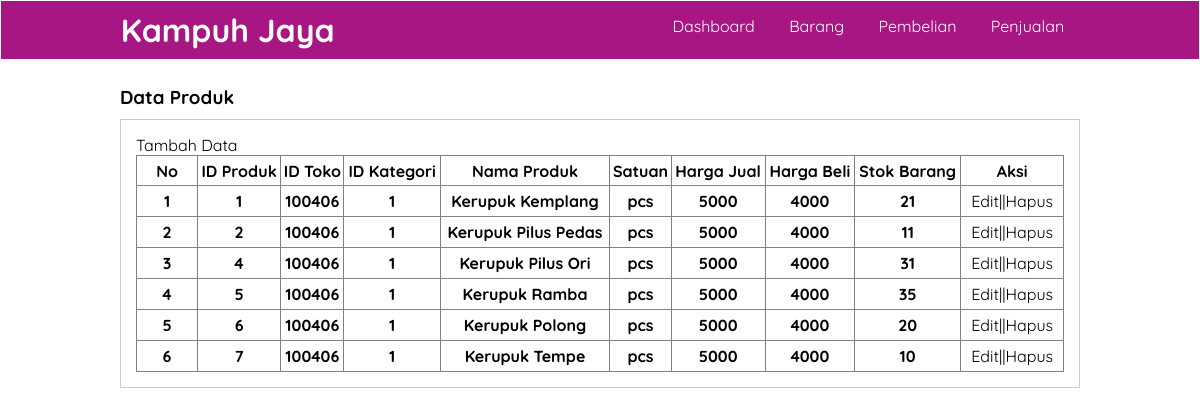
The page /user/data_barang.php (signed in) on the database its author committed.
### tables this page shows
CREATE TABLE `produk` (
  `id_produk` int(11) NOT NULL,
  `id_toko` int(11) NOT NULL,
  `nama_produk` varchar(100) NOT NULL,
  `id_kategori` int(11) NOT NULL,
  `satuan` varchar(50) NOT NULL,
  `harga_beli` int(11) NOT NULL,
  `harga_jual` int(11) NOT NULL,
  `stok` varchar(225) NOT NULL,
  `created_at` timestamp NOT NULL DEFAULT current_timestamp() ON UPDATE current_timestamp()
);

### user/data_barang.php (the view, shortened to what this page needs)
<?php
    include "koneksi.php";
    $query = mysqli_query($conn,'SELECT * FROM produk');
?>
<!DOCTYPE html>
<html lang="en">
<head>
    <link rel="stylesheet" href="dekorasi.css">
</head>
<body>
    <header>
        <div class="container">
        <h1><a href="dashboard.php">Kampuh Jaya</a></h1>
        <ul>
            <li><a href="index.php">Dashboard</a></li>
            <li><a href="data_barang.php">Barang</a></li>
            <li><a href="pembelian.php">Pembelian</a></li>
            <li><a href="penjualan.php">Penjualan</a></li>
        </ul>
        </div>
    </header>
    <div class="section">
        <div class="container">
            <h3>Data Produk</h3>
            <div class="box">
                <p><a href="tambah-produk.php">Tambah Data</a></p>
                <table border="1" cellspacing="0" class="table">
                    <thead>
                        <tr>
                            <th width="60px">No</th>
                            <th>ID Produk</th>
                            <th>ID Toko</th>
                            <th>ID Kategori</th>
                            <th>Nama Produk</th>
                            <th>Satuan</th>
                            <th>Harga Jual</th>
                            <th>Harga Beli</th>
                            <th>Stok Barang</th>
                            <th width="100px">Aksi</th>
                        </tr>
                    </thead>
                    <tbody>
                    <?php
                    $no = 1;
                    while($data_barang = mysqli_fetch_assoc($query)):?>
                        <tr>
                        <th><?php echo $no++ ?></th>
                        <th><?php echo $data_barang["id_produk"] ?></th>
                        <th><?php echo $data_barang["id_toko"] ?></th>
                        <th><?php echo $data_barang["id_kategori"] ?></th>
                        <th><?php echo $data_barang["nama_produk"] ?></th>
                        <th><?php echo $data_barang["satuan"] ?></th>
                        <th><?php echo $data_barang["harga_jual"] ?></th>
                        <th><?php echo $data_barang["harga_beli"] ?></th>
                        <th><?php echo $data_barang["stok"]?></th>
                        <td>
                                <a href="./proses/edit_barang.php?id_produk=<?php echo $data_barang['id_produk'] ?>">Edit</a>||<a href="./proses/hapus_barang.php?id=<?php echo $data_barang['id_produk'] ?>" onclick="return confirm('Anda yakin ingin menghapus data ini??')">Hapus</a>
                            </td>
                        </tr>
                    <?php endwhile ?>
</tbody>
</body>
</html>

### user/dekorasi.css (style rules this page uses)
* { padding: 0; margin: 0; font-family: 'quicksand', sans-serif; }
a { color: inherit; text-decoration: none; }
body { background-color: #fff }
header { border: 1px solid; background-color: #a81683; color: #fff; }
header h1 { float: left; padding: 9px 0; }
header ul { float: right; }
header ul li { display: inline-block; }
header ul li a { padding: 15px; display: inline-block; }
.container { width: 80%; margin: 0 auto; }
.container:after { content: ''; display: block; clear: both; }
.section { padding: 25px 0; }
.box { background-color: #fff; border: 1px solid #ccc; padding: 15px; box-sizing: border-box; margin: 10px 0 25px 0; }
.box:after { content: ''; display: block; clear: both; }
.table { width: 100%; border-collapse: collapse; }
.table tr { height: 30px; }
.table tr td { padding: 5px 10px; }

### rows shown on the page
produk: id_produk "1", id_toko "100406", id_kategori "1", nama_produk "Kerupuk Kemplang", satuan "pcs", harga_jual "5000", harga_beli "4000", stok "21"
produk: id_produk "2", id_toko "100406", id_kategori "1", nama_produk "Kerupuk Pilus Pedas", satuan "pcs", harga_jual "5000", harga_beli "4000", stok "11"
produk: id_produk "4", id_toko "100406", id_kategori "1", nama_produk "Kerupuk Pilus Ori", satuan "pcs", harga_jual "5000", harga_beli "4000", stok "31"
produk: id_produk "5", id_toko "100406", id_kategori "1", nama_produk "Kerupuk Ramba", satuan "pcs", harga_jual "5000", harga_beli "4000", stok "35"
produk: id_produk "6", id_toko "100406", id_kategori "1", nama_produk "Kerupuk Polong", satuan "pcs", harga_jual "5000", harga_beli "4000", stok "20"
produk: id_produk "7", id_toko "100406", id_kategori "1", nama_produk "Kerupuk Tempe", satuan "pcs", harga_jual "5000", harga_beli "4000", stok "10"
